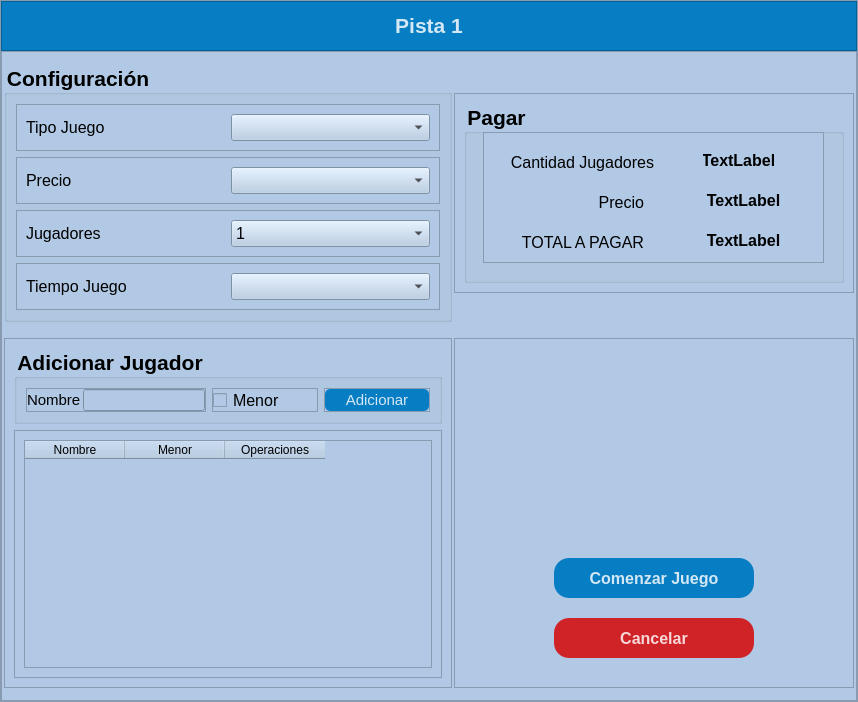
<?xml version="1.0" encoding="UTF-8"?>
<ui version="4.0">
 <class>Dialog</class>
 <widget class="QDialog" name="Dialog">
  <property name="geometry">
   <rect>
    <x>0</x>
    <y>0</y>
    <width>858</width>
    <height>702</height>
   </rect>
  </property>
  <property name="windowTitle">
   <string>Dialog</string>
  </property>
  <property name="styleSheet">
   <string notr="true">background-color: rgb(0, 170, 127);

</string>
  </property>
  <layout class="QHBoxLayout" name="horizontalLayout">
   <property name="spacing">
    <number>0</number>
   </property>
   <property name="leftMargin">
    <number>0</number>
   </property>
   <property name="topMargin">
    <number>0</number>
   </property>
   <property name="rightMargin">
    <number>0</number>
   </property>
   <property name="bottomMargin">
    <number>0</number>
   </property>
   <item>
    <widget class="QFrame" name="frame_2">
     <property name="styleSheet">
      <string notr="true">background-color: rgb(177, 201, 228);
border-color: rgb(255, 0, 0);
</string>
     </property>
     <property name="frameShape">
      <enum>QFrame::StyledPanel</enum>
     </property>
     <property name="frameShadow">
      <enum>QFrame::Raised</enum>
     </property>
     <layout class="QVBoxLayout" name="verticalLayout_5">
      <property name="spacing">
       <number>0</number>
      </property>
      <property name="leftMargin">
       <number>0</number>
      </property>
      <property name="topMargin">
       <number>0</number>
      </property>
      <property name="rightMargin">
       <number>0</number>
      </property>
      <property name="bottomMargin">
       <number>0</number>
      </property>
      <item>
       <widget class="QFrame" name="frame_12">
        <property name="minimumSize">
         <size>
          <width>0</width>
          <height>50</height>
         </size>
        </property>
        <property name="maximumSize">
         <size>
          <width>16777215</width>
          <height>50</height>
         </size>
        </property>
        <property name="styleSheet">
         <string notr="true">	background-color: rgb(7, 125, 195);
	color:rgba(255, 255, 255, 210);
</string>
        </property>
        <property name="frameShape">
         <enum>QFrame::StyledPanel</enum>
        </property>
        <property name="frameShadow">
         <enum>QFrame::Raised</enum>
        </property>
        <layout class="QVBoxLayout" name="verticalLayout_8">
         <property name="spacing">
          <number>0</number>
         </property>
         <property name="leftMargin">
          <number>0</number>
         </property>
         <property name="topMargin">
          <number>0</number>
         </property>
         <property name="rightMargin">
          <number>0</number>
         </property>
         <property name="bottomMargin">
          <number>0</number>
         </property>
         <item>
          <widget class="QLabel" name="label_6">
           <property name="font">
            <font>
             <family>Segoe UI</family>
             <pointsize>12</pointsize>
             <italic>false</italic>
             <bold>true</bold>
            </font>
           </property>
           <property name="styleSheet">
            <string notr="true"/>
           </property>
           <property name="text">
            <string>&lt;html&gt;&lt;head/&gt;&lt;body&gt;&lt;p align=&quot;center&quot;&gt;&lt;span style=&quot; font-size:16pt;&quot;&gt;Pista 1&lt;/span&gt;&lt;/p&gt;&lt;/body&gt;&lt;/html&gt;</string>
           </property>
          </widget>
         </item>
        </layout>
       </widget>
      </item>
      <item>
       <widget class="QFrame" name="frame">
        <property name="styleSheet">
         <string notr="true"/>
        </property>
        <property name="frameShape">
         <enum>QFrame::StyledPanel</enum>
        </property>
        <property name="frameShadow">
         <enum>QFrame::Raised</enum>
        </property>
        <layout class="QGridLayout" name="gridLayout">
         <property name="leftMargin">
          <number>2</number>
         </property>
         <property name="topMargin">
          <number>2</number>
         </property>
         <property name="rightMargin">
          <number>2</number>
         </property>
         <property name="bottomMargin">
          <number>2</number>
         </property>
         <property name="horizontalSpacing">
          <number>2</number>
         </property>
         <item row="0" column="0">
          <widget class="QGroupBox" name="groupBox">
           <property name="font">
            <font>
             <pointsize>16</pointsize>
             <bold>true</bold>
            </font>
           </property>
           <property name="title">
            <string>Configuración </string>
           </property>
           <layout class="QVBoxLayout" name="verticalLayout_3">
            <item>
             <widget class="QFrame" name="frame_6">
              <property name="frameShape">
               <enum>QFrame::StyledPanel</enum>
              </property>
              <property name="frameShadow">
               <enum>QFrame::Raised</enum>
              </property>
              <layout class="QHBoxLayout" name="horizontalLayout_2">
               <item>
                <widget class="QLabel" name="label">
                 <property name="font">
                  <font>
                   <pointsize>12</pointsize>
                  </font>
                 </property>
                 <property name="text">
                  <string>&lt;html&gt;&lt;head/&gt;&lt;body&gt;&lt;p&gt;&lt;span style=&quot; font-size:12pt;&quot;&gt;Tipo Juego&lt;/span&gt;&lt;/p&gt;&lt;/body&gt;&lt;/html&gt;</string>
                 </property>
                </widget>
               </item>
               <item>
                <widget class="QComboBox" name="combo_TipoJuego">
                 <property name="font">
                  <font>
                   <pointsize>12</pointsize>
                  </font>
                 </property>
                </widget>
               </item>
              </layout>
             </widget>
            </item>
            <item>
             <widget class="QFrame" name="frame_8">
              <property name="frameShape">
               <enum>QFrame::StyledPanel</enum>
              </property>
              <property name="frameShadow">
               <enum>QFrame::Raised</enum>
              </property>
              <layout class="QHBoxLayout" name="horizontalLayout_3">
               <item>
                <widget class="QLabel" name="label_3">
                 <property name="font">
                  <font>
                   <pointsize>12</pointsize>
                  </font>
                 </property>
                 <property name="text">
                  <string>&lt;html&gt;&lt;head/&gt;&lt;body&gt;&lt;p&gt;&lt;span style=&quot; font-size:12pt;&quot;&gt;Precio&lt;/span&gt;&lt;/p&gt;&lt;/body&gt;&lt;/html&gt;</string>
                 </property>
                </widget>
               </item>
               <item>
                <widget class="QComboBox" name="combo_Precio">
                 <property name="font">
                  <font>
                   <pointsize>12</pointsize>
                  </font>
                 </property>
                </widget>
               </item>
              </layout>
             </widget>
            </item>
            <item>
             <widget class="QFrame" name="frame_9">
              <property name="frameShape">
               <enum>QFrame::StyledPanel</enum>
              </property>
              <property name="frameShadow">
               <enum>QFrame::Raised</enum>
              </property>
              <layout class="QHBoxLayout" name="horizontalLayout_4">
               <item>
                <widget class="QLabel" name="label_4">
                 <property name="font">
                  <font>
                   <pointsize>12</pointsize>
                  </font>
                 </property>
                 <property name="text">
                  <string>&lt;html&gt;&lt;head/&gt;&lt;body&gt;&lt;p&gt;&lt;span style=&quot; font-size:12pt;&quot;&gt;Jugadores&lt;/span&gt;&lt;/p&gt;&lt;/body&gt;&lt;/html&gt;</string>
                 </property>
                </widget>
               </item>
               <item alignment="Qt::AlignVCenter">
                <widget class="QComboBox" name="combo_CanJugadores">
                 <property name="font">
                  <font>
                   <pointsize>12</pointsize>
                  </font>
                 </property>
                 <item>
                  <property name="text">
                   <string>1</string>
                  </property>
                 </item>
                 <item>
                  <property name="text">
                   <string>2</string>
                  </property>
                 </item>
                 <item>
                  <property name="text">
                   <string>3</string>
                  </property>
                 </item>
                 <item>
                  <property name="text">
                   <string>4</string>
                  </property>
                 </item>
                 <item>
                  <property name="text">
                   <string>5</string>
                  </property>
                 </item>
                 <item>
                  <property name="text">
                   <string>6</string>
                  </property>
                 </item>
                </widget>
               </item>
              </layout>
             </widget>
            </item>
            <item>
             <widget class="QFrame" name="frame_10">
              <property name="frameShape">
               <enum>QFrame::StyledPanel</enum>
              </property>
              <property name="frameShadow">
               <enum>QFrame::Raised</enum>
              </property>
              <layout class="QHBoxLayout" name="horizontalLayout_5">
               <item>
                <widget class="QLabel" name="label_5">
                 <property name="font">
                  <font>
                   <pointsize>12</pointsize>
                  </font>
                 </property>
                 <property name="text">
                  <string>&lt;html&gt;&lt;head/&gt;&lt;body&gt;&lt;p&gt;&lt;span style=&quot; font-size:12pt;&quot;&gt;Tiempo Juego&lt;/span&gt;&lt;/p&gt;&lt;/body&gt;&lt;/html&gt;</string>
                 </property>
                </widget>
               </item>
               <item>
                <widget class="QComboBox" name="combo_TiempoJuego">
                 <property name="font">
                  <font>
                   <pointsize>12</pointsize>
                  </font>
                 </property>
                </widget>
               </item>
              </layout>
             </widget>
            </item>
           </layout>
          </widget>
         </item>
         <item row="0" column="1">
          <widget class="QFrame" name="frame_4">
           <property name="minimumSize">
            <size>
             <width>400</width>
             <height>0</height>
            </size>
           </property>
           <property name="maximumSize">
            <size>
             <width>400</width>
             <height>200</height>
            </size>
           </property>
           <property name="frameShape">
            <enum>QFrame::StyledPanel</enum>
           </property>
           <property name="frameShadow">
            <enum>QFrame::Raised</enum>
           </property>
           <layout class="QVBoxLayout" name="verticalLayout_4">
            <item>
             <widget class="QGroupBox" name="groupBox_3">
              <property name="font">
               <font>
                <pointsize>16</pointsize>
                <bold>true</bold>
               </font>
              </property>
              <property name="title">
               <string>Pagar</string>
              </property>
              <widget class="QFrame" name="frame_Pagar">
               <property name="geometry">
                <rect>
                 <x>19</x>
                 <y>29</y>
                 <width>341</width>
                 <height>131</height>
                </rect>
               </property>
               <property name="frameShape">
                <enum>QFrame::StyledPanel</enum>
               </property>
               <property name="frameShadow">
                <enum>QFrame::Raised</enum>
               </property>
               <widget class="QLabel" name="label_8">
                <property name="geometry">
                 <rect>
                  <x>20</x>
                  <y>20</y>
                  <width>151</width>
                  <height>21</height>
                 </rect>
                </property>
                <property name="font">
                 <font>
                  <pointsize>12</pointsize>
                 </font>
                </property>
                <property name="text">
                 <string>&lt;html&gt;&lt;head/&gt;&lt;body&gt;&lt;p&gt;&lt;span style=&quot; font-size:12pt;&quot;&gt;Cantidad Jugadores&lt;/span&gt;&lt;/p&gt;&lt;/body&gt;&lt;/html&gt;</string>
                </property>
                <property name="alignment">
                 <set>Qt::AlignRight|Qt::AlignTrailing|Qt::AlignVCenter</set>
                </property>
               </widget>
               <widget class="QLabel" name="label_9">
                <property name="geometry">
                 <rect>
                  <x>20</x>
                  <y>60</y>
                  <width>141</width>
                  <height>21</height>
                 </rect>
                </property>
                <property name="font">
                 <font>
                  <pointsize>12</pointsize>
                 </font>
                </property>
                <property name="text">
                 <string>&lt;html&gt;&lt;head/&gt;&lt;body&gt;&lt;p&gt;&lt;span style=&quot; font-size:12pt;&quot;&gt;Precio&lt;/span&gt;&lt;/p&gt;&lt;/body&gt;&lt;/html&gt;</string>
                </property>
                <property name="alignment">
                 <set>Qt::AlignRight|Qt::AlignTrailing|Qt::AlignVCenter</set>
                </property>
               </widget>
               <widget class="QLabel" name="label_10">
                <property name="geometry">
                 <rect>
                  <x>20</x>
                  <y>100</y>
                  <width>141</width>
                  <height>21</height>
                 </rect>
                </property>
                <property name="font">
                 <font>
                  <pointsize>12</pointsize>
                 </font>
                </property>
                <property name="text">
                 <string>&lt;html&gt;&lt;head/&gt;&lt;body&gt;&lt;p&gt;TOTAL A PAGAR&lt;/p&gt;&lt;/body&gt;&lt;/html&gt;</string>
                </property>
                <property name="alignment">
                 <set>Qt::AlignRight|Qt::AlignTrailing|Qt::AlignVCenter</set>
                </property>
               </widget>
               <widget class="QLabel" name="pagar_Cant_jugadores">
                <property name="geometry">
                 <rect>
                  <x>220</x>
                  <y>20</y>
                  <width>71</width>
                  <height>16</height>
                 </rect>
                </property>
                <property name="font">
                 <font>
                  <pointsize>12</pointsize>
                  <bold>true</bold>
                 </font>
                </property>
                <property name="text">
                 <string>TextLabel</string>
                </property>
                <property name="alignment">
                 <set>Qt::AlignCenter</set>
                </property>
               </widget>
               <widget class="QLabel" name="pagar_precio">
                <property name="geometry">
                 <rect>
                  <x>220</x>
                  <y>60</y>
                  <width>81</width>
                  <height>16</height>
                 </rect>
                </property>
                <property name="font">
                 <font>
                  <pointsize>12</pointsize>
                  <bold>true</bold>
                 </font>
                </property>
                <property name="text">
                 <string>TextLabel</string>
                </property>
                <property name="alignment">
                 <set>Qt::AlignCenter</set>
                </property>
               </widget>
               <widget class="QLabel" name="pagar_Total">
                <property name="geometry">
                 <rect>
                  <x>220</x>
                  <y>100</y>
                  <width>81</width>
                  <height>16</height>
                 </rect>
                </property>
                <property name="font">
                 <font>
                  <pointsize>12</pointsize>
                  <bold>true</bold>
                 </font>
                </property>
                <property name="text">
                 <string>TextLabel</string>
                </property>
                <property name="alignment">
                 <set>Qt::AlignCenter</set>
                </property>
               </widget>
              </widget>
             </widget>
            </item>
           </layout>
          </widget>
         </item>
         <item row="1" column="0">
          <widget class="QFrame" name="frame_3">
           <property name="minimumSize">
            <size>
             <width>260</width>
             <height>350</height>
            </size>
           </property>
           <property name="maximumSize">
            <size>
             <width>800</width>
             <height>350</height>
            </size>
           </property>
           <property name="frameShape">
            <enum>QFrame::StyledPanel</enum>
           </property>
           <property name="frameShadow">
            <enum>QFrame::Raised</enum>
           </property>
           <layout class="QVBoxLayout" name="verticalLayout">
            <item>
             <widget class="QGroupBox" name="groupBox_2">
              <property name="enabled">
               <bool>true</bool>
              </property>
              <property name="minimumSize">
               <size>
                <width>0</width>
                <height>30</height>
               </size>
              </property>
              <property name="maximumSize">
               <size>
                <width>16777215</width>
                <height>80</height>
               </size>
              </property>
              <property name="font">
               <font>
                <pointsize>16</pointsize>
                <bold>true</bold>
               </font>
              </property>
              <property name="title">
               <string>Adicionar Jugador</string>
              </property>
              <layout class="QHBoxLayout" name="horizontalLayout_7">
               <item>
                <widget class="QFrame" name="frame_13">
                 <property name="maximumSize">
                  <size>
                   <width>180</width>
                   <height>40</height>
                  </size>
                 </property>
                 <property name="frameShape">
                  <enum>QFrame::StyledPanel</enum>
                 </property>
                 <property name="frameShadow">
                  <enum>QFrame::Raised</enum>
                 </property>
                 <layout class="QHBoxLayout" name="horizontalLayout_6">
                  <property name="spacing">
                   <number>2</number>
                  </property>
                  <property name="leftMargin">
                   <number>0</number>
                  </property>
                  <property name="topMargin">
                   <number>0</number>
                  </property>
                  <property name="rightMargin">
                   <number>0</number>
                  </property>
                  <property name="bottomMargin">
                   <number>0</number>
                  </property>
                  <item>
                   <widget class="QLabel" name="label_2">
                    <property name="font">
                     <font>
                      <pointsize>12</pointsize>
                     </font>
                    </property>
                    <property name="text">
                     <string>&lt;html&gt;&lt;head/&gt;&lt;body&gt;&lt;p&gt;&lt;span style=&quot; font-size:11pt;&quot;&gt;Nombre&lt;/span&gt;&lt;/p&gt;&lt;/body&gt;&lt;/html&gt;</string>
                    </property>
                   </widget>
                  </item>
                  <item>
                   <widget class="QLineEdit" name="lineEdit"/>
                  </item>
                 </layout>
                </widget>
               </item>
               <item>
                <widget class="QFrame" name="frame_14">
                 <property name="frameShape">
                  <enum>QFrame::StyledPanel</enum>
                 </property>
                 <property name="frameShadow">
                  <enum>QFrame::Raised</enum>
                 </property>
                 <layout class="QVBoxLayout" name="verticalLayout_9">
                  <property name="spacing">
                   <number>2</number>
                  </property>
                  <property name="leftMargin">
                   <number>0</number>
                  </property>
                  <property name="topMargin">
                   <number>0</number>
                  </property>
                  <property name="rightMargin">
                   <number>0</number>
                  </property>
                  <property name="bottomMargin">
                   <number>0</number>
                  </property>
                  <item>
                   <widget class="QCheckBox" name="checkBox">
                    <property name="font">
                     <font>
                      <pointsize>12</pointsize>
                     </font>
                    </property>
                    <property name="text">
                     <string>Menor</string>
                    </property>
                   </widget>
                  </item>
                 </layout>
                </widget>
               </item>
               <item>
                <widget class="QFrame" name="frame_7">
                 <property name="maximumSize">
                  <size>
                   <width>16777215</width>
                   <height>30</height>
                  </size>
                 </property>
                 <property name="font">
                  <font>
                   <pointsize>12</pointsize>
                  </font>
                 </property>
                 <property name="frameShape">
                  <enum>QFrame::StyledPanel</enum>
                 </property>
                 <property name="frameShadow">
                  <enum>QFrame::Raised</enum>
                 </property>
                 <layout class="QVBoxLayout" name="verticalLayout_7">
                  <property name="spacing">
                   <number>0</number>
                  </property>
                  <property name="leftMargin">
                   <number>0</number>
                  </property>
                  <property name="topMargin">
                   <number>0</number>
                  </property>
                  <property name="rightMargin">
                   <number>0</number>
                  </property>
                  <property name="bottomMargin">
                   <number>0</number>
                  </property>
                  <item>
                   <widget class="QPushButton" name="btn_addJugador">
                    <property name="maximumSize">
                     <size>
                      <width>16777215</width>
                      <height>30</height>
                     </size>
                    </property>
                    <property name="font">
                     <font>
                      <pointsize>11</pointsize>
                     </font>
                    </property>
                    <property name="styleSheet">
                     <string notr="true">QPushButton{

		background-color: rgb(7, 125, 195);
	color:rgba(255, 255, 255, 210);
	border-radius:5px;
}

QPushButton:hover{
		background-color: rgb(9, 164, 253);
}

QPushButton:pressed{
	padding-left:5px;
	padding-top:5px;
	background-color:rgba(150, 123, 111, 255);
}</string>
                    </property>
                    <property name="text">
                     <string>Adicionar</string>
                    </property>
                   </widget>
                  </item>
                 </layout>
                </widget>
               </item>
              </layout>
             </widget>
            </item>
            <item>
             <widget class="QFrame" name="frame_11">
              <property name="frameShape">
               <enum>QFrame::StyledPanel</enum>
              </property>
              <property name="frameShadow">
               <enum>QFrame::Raised</enum>
              </property>
              <layout class="QVBoxLayout" name="verticalLayout_2">
               <item>
                <widget class="QTableWidget" name="tablaJugadores">
                 <column>
                  <property name="text">
                   <string>Nombre</string>
                  </property>
                 </column>
                 <column>
                  <property name="text">
                   <string>Menor</string>
                  </property>
                 </column>
                 <column>
                  <property name="text">
                   <string>Operaciones</string>
                  </property>
                 </column>
                </widget>
               </item>
              </layout>
             </widget>
            </item>
           </layout>
          </widget>
         </item>
         <item row="1" column="1">
          <widget class="QFrame" name="frame_5">
           <property name="frameShape">
            <enum>QFrame::StyledPanel</enum>
           </property>
           <property name="frameShadow">
            <enum>QFrame::Raised</enum>
           </property>
           <widget class="QPushButton" name="comenzar">
            <property name="geometry">
             <rect>
              <x>100</x>
              <y>220</y>
              <width>200</width>
              <height>40</height>
             </rect>
            </property>
            <property name="minimumSize">
             <size>
              <width>200</width>
              <height>40</height>
             </size>
            </property>
            <property name="maximumSize">
             <size>
              <width>200</width>
              <height>40</height>
             </size>
            </property>
            <property name="font">
             <font>
              <pointsize>12</pointsize>
              <bold>true</bold>
             </font>
            </property>
            <property name="styleSheet">
             <string notr="true">QPushButton{

		background-color: rgb(7, 125, 195);
	color:rgba(255, 255, 255, 210);
	border-radius:15px;
}

QPushButton:hover{
		background-color: rgb(9, 164, 253);
}

QPushButton:pressed{
	padding-left:5px;
	padding-top:5px;
	background-color:rgba(150, 123, 111, 255);
}</string>
            </property>
            <property name="text">
             <string>Comenzar Juego</string>
            </property>
           </widget>
           <widget class="QPushButton" name="btn_Cancelar_juego">
            <property name="geometry">
             <rect>
              <x>100</x>
              <y>280</y>
              <width>200</width>
              <height>40</height>
             </rect>
            </property>
            <property name="minimumSize">
             <size>
              <width>200</width>
              <height>40</height>
             </size>
            </property>
            <property name="maximumSize">
             <size>
              <width>200</width>
              <height>40</height>
             </size>
            </property>
            <property name="font">
             <font>
              <pointsize>12</pointsize>
              <bold>true</bold>
             </font>
            </property>
            <property name="styleSheet">
             <string notr="true">#btn_Cancelar_juego {
    background-color: rgba(215, 0, 0, 210); /* Fondo rojo sólido */
    color: rgba(255, 255, 255, 210); /* Texto en blanco */
    border-radius: 15px;
}

#btn_Cancelar_juego:hover {
    background-color: rgba(200, 0, 0, 255); /* Rojo más oscuro para el hover */
    color: rgba(255, 255, 255, 210); /* Mantenemos el texto en blanco */
}

#btn_Cancelar_juego :pressed {
    background-color: rgba(150, 0, 0, 255); /* Rojo aún más oscuro para el estado presionado */
    padding-left: 5px; /* Efecto de presión */
    padding-top: 5px; /* Efecto de presión */
}</string>
            </property>
            <property name="text">
             <string>Cancelar</string>
            </property>
           </widget>
          </widget>
         </item>
        </layout>
       </widget>
      </item>
     </layout>
    </widget>
   </item>
  </layout>
 </widget>
 <resources>
  <include location="../bolos.qrc"/>
 </resources>
 <connections/>
</ui>
